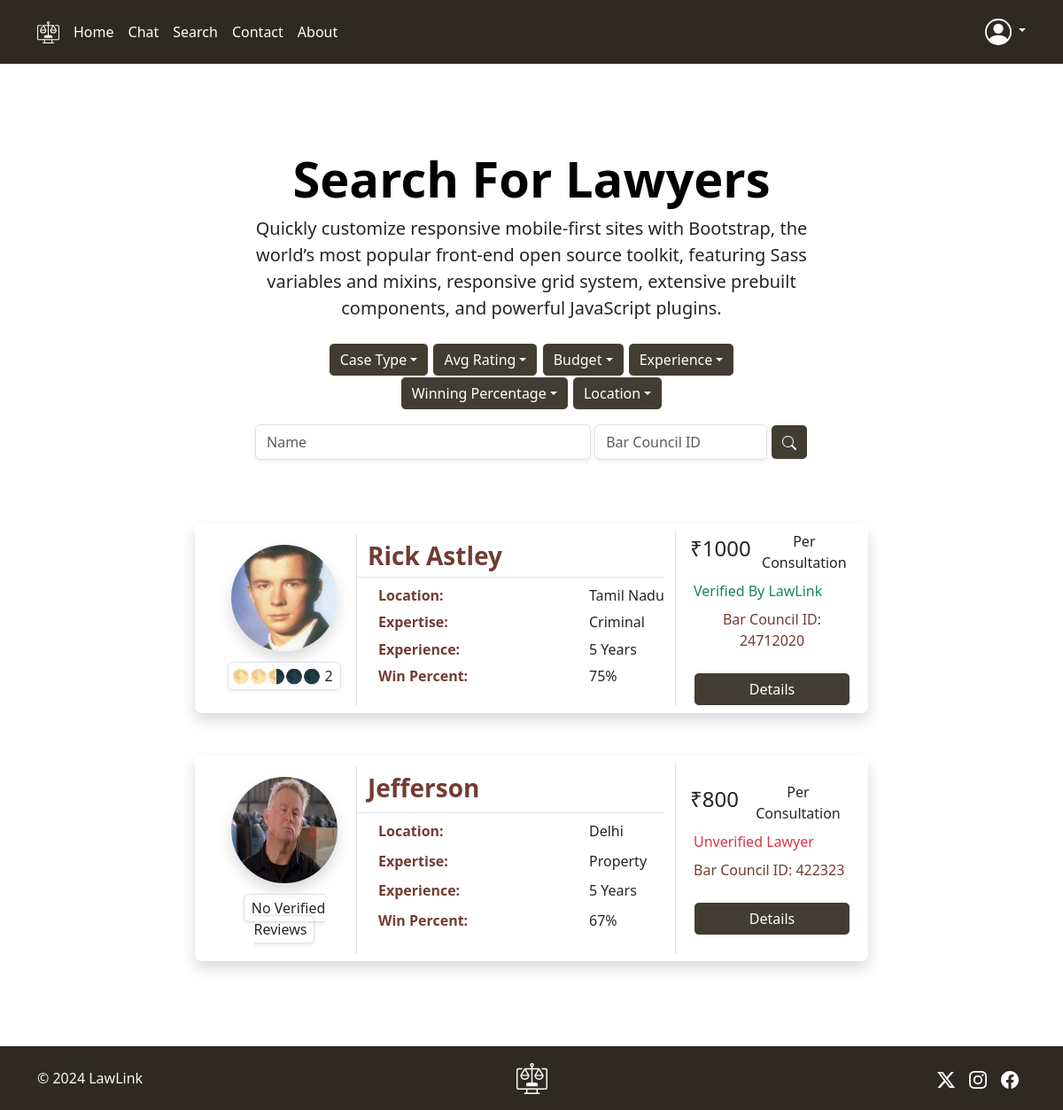
Page /search (signed in) on the earlier database version.
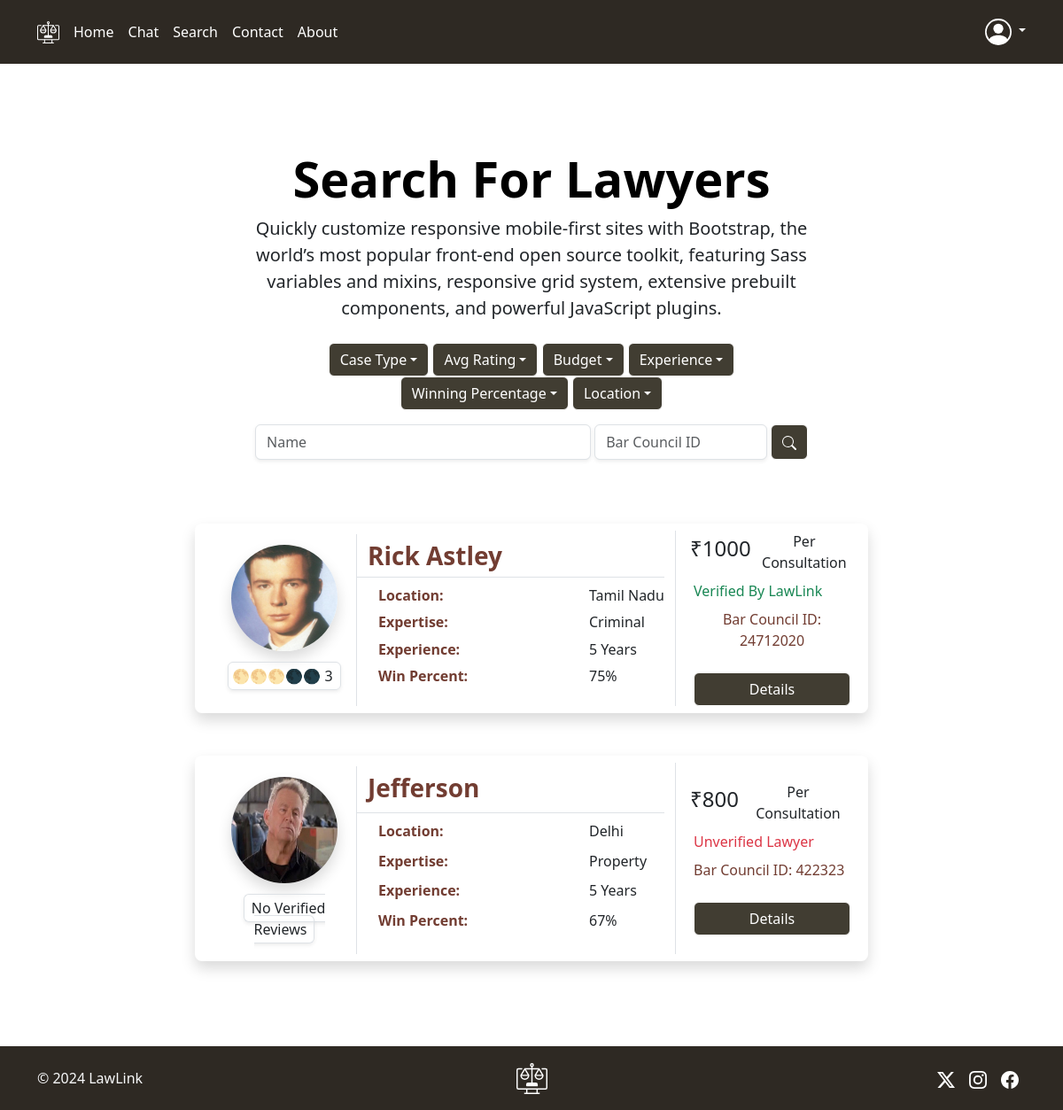
Same page on the later database version.
### main.py (models this page shows)
class Lawyer(db.Model, UserMixin):
    __table_name__ = 'lawyer'
    id: db.Mapped[int] = db.mapped_column(primary_key=True)
    name = db.Column(db.String(80), nullable=False)
    pic_url = db.Column(db.String(200), nullable=False)
    bio = db.Column(db.String(200), nullable=False)
    education = db.Column(db.String(20), nullable=False)
    bar_council_id = db.Column(db.Integer, nullable=False, unique=True)
    location = db.Column(db.String(200), nullable=False)
    expertise = db.Column(db.String(200), nullable=False)
    experience = db.Column(db.Integer, nullable=False)
    ongoing = db.Column(db.Integer, nullable=False)
    won = db.Column(db.Integer, nullable=False)
    lost = db.Column(db.Integer, nullable=False)
    verified = db.Column(db.Boolean, default=False)
    phone = db.Column(db.Integer, nullable=False)
    email = db.Column(db.String(200), nullable=False)
    fee = db.Column(db.Integer, nullable=False)
    id_url = db.Column(db.String(200), nullable=False)
    verified_sum = db.Column(db.Integer, default=0)
    verified_count = db.Column(db.Integer, default=0)
    user: db.Mapped["User"] = db.relationship(back_populates="lawyer")
    user_id: db.Mapped[int] = db.mapped_column(db.ForeignKey("user.id"))
    lawyer_rating: db.Mapped[List["Rating"]] = db.relationship(back_populates="lawyer")
    lawyer_contact: db.Mapped[List["Contact"]] = db.relationship(back_populates="lawyer")

### main.py (the view, shortened to what this page needs)
@app.route('/search', methods=['POST', 'GET'])
@login_required
def search():
    matching_lawyers = db.session.execute(db.select(Lawyer)).scalars()
    lawyer = db.session.execute(db.select(Lawyer).where(Lawyer.id == 1)).scalars()
    return render_template('search.html', matching_lawyers=matching_lawyers, lawyer=lawyer, rating_dict=rating_dict)

### main.py (called while the page is built)
@login_manager.user_loader
def load_user(user_id):
    return db.session.execute(db.select(User).where(User.id == user_id)).scalar()

### templates/search.html (shortened to what the changed rows need)
{% extends 'header.html' %}
{% block content %}
  <div class="px-4 pt-5 mt-5 text-center">
    <h1 class="display-4 fw-bold text-body-emphasis">Search For Lawyers</h1>
    <div class="container mt-5 mb-5">
      <div class="d-flex justify-content-center row">
        <div class="col-md-8">
        {% for lawyer in matching_lawyers: %}
          <div class="row p-2 bg-white border-danger rounded-3 shadow mt-2 mb-5">
            <div class="col-3 my-3 rounded">
              <img class="rounded-circle shadow" src="{{ url_for('static', filename=lawyer.pic_url) }}" width="120px" height="120px">
              {% if lawyer.verified_count > 0: %}
                {% set avg_rating = (lawyer.verified_sum/lawyer.verified_count)|round(1) %}
                {% if avg_rating - avg_rating|int == 0.5: %}
                  {% set avg_rating = avg_rating|int + 0.5 %}
                {% elif avg_rating - avg_rating|int > 0.5: %}
                  {% set avg_rating = avg_rating|int + 0.7 %}
                {% elif avg_rating - avg_rating|int < 0.5 and avg_rating - avg_rating|int > 0.1: %}
                  {% set avg_rating = avg_rating|int + 0.2 %}
                {% else: %}
                  {% set avg_rating = avg_rating %}
                {% endif %}
                <div class="mt-3">
                  <span class="p-1 pe-2 rounded border shadow-sm">{{ rating_dict[avg_rating] }} {{ lawyer.verified_count }}</span>
                </div>
              {% else: %}
                <div class="mt-3">
                  <span class="p-1 px-2 rounded border shadow-sm">No Verified Reviews</span>
                </div>
              {% endif %}
            </div>
            <div class="col-md-6 mt-1 text-brown row border-start">
              <h3 class="mt-2 fw-bold row border-bottom mt-2">{{ lawyer.name }}</h3>
              <p class="d-flex mb-0 fw-bold">Location:&nbsp;&nbsp;<span class="text-dark pos-665">{{ lawyer.location }}</span></p>
              <p class="d-flex mb-0 fw-bold">Expertise:&nbsp;&nbsp;<span class="text-dark pos-665">{{ lawyer.expertise }}</span></p>
              <p class="d-flex mb-0 fw-bold">Experience:&nbsp;&nbsp;<span class="text-dark pos-665">{{ lawyer.experience }} Years</span></p>
              <p class="d-flex fw-bold">Win Percent:&nbsp;&nbsp;<span class="text-dark pos-665">{{ (lawyer.won/(lawyer.lost+lawyer.won)*100)|int }}%</span></p>
            </div>
            <div class="align-items-center align-content-center col border-start">
              <div class="d-flex flex-row align-items-center ms-1">
                <h4 class="me-2">₹{{ lawyer.fee }}</h4><span>Per Consultation</span>
              </div>
              {% if lawyer.verified: %}
                <p class="text-success d-flex my-2 ms-2">Verified By LawLink</p>
              {% else: %}
                <p class="text-danger d-flex my-2 ms-2">Unverified Lawyer</p>
              {% endif %}
              <p class="text-brown d-flex my-2 ms-2">Bar Council ID: {{ lawyer.bar_council_id }}</p>
              <div class="d-flex flex-column mt-4">
                <a href="/profile/{{ lawyer.id }}" class="btn btn-brown ms-2" type="button">Details</a>
              </div>
            </div>
          </div>
        {% endfor %}
        </div>
      </div>
    </div>
  </div>
{% endblock %}

Differences in the rows shown:
changed Lawyer "Rick Astley": rating_dict "🌕🌕🌗🌑🌑" → "🌕🌕🌕🌑🌑"; verified_count "2" → "3"
